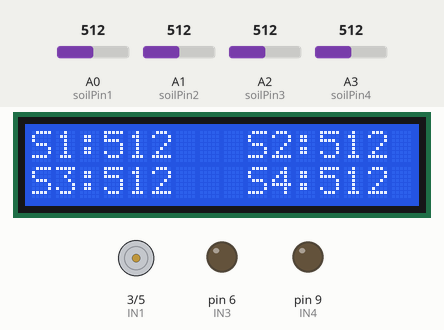
Bench run of a sketch on a simulated Arduino Uno, built with avr-gcc and run on an emulated ATmega328P. Shown: 16×2 character LCD, motor-driver pin pairs drawn as motors (green arrow = first pin HIGH = forward, orange = second pin HIGH = backward, longer = more drive), output pins drawn as LEDs (lit = HIGH). Inputs (shaded band) come from the test bench; at power-on: A0 (soilPin1) = 512, A1 (soilPin2) = 512, A2 (soilPin3) = 512, A3 (soilPin4) = 512.

Above: at 1.3 s.
1.4 s: A0 (soilPin1) set to 543
At 1.8 s:
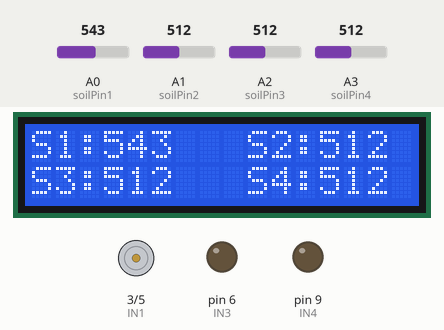
3.0 s: A0 (soilPin1) set to 566
At 4.6 s:
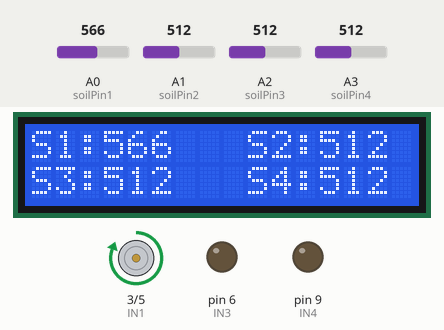
Timing chart, 0 to 7.9 s (numbered marks = the images above; inputs shaded):
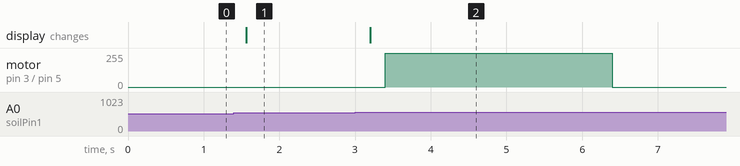

Measured:
- the behaviour switches between 550 and 551 on A0 (soilPin1) (found by bisection; images 1 and 2)
- after the input at 1.4 s, the display: changes after 0.16 s (image 1)
- after the input at 3.0 s, motor on pin 3 (IN1) / pin 5 (IN2): stopped → forward 255/255 after 0.40 s, → stopped 3.0 s later; the display: changes after 0.20 s (image 2)

The sketch:

code6.ino
```cpp
#include <Wire.h>
#include <LiquidCrystal_I2C.h>
LiquidCrystal_I2C lcd(0x27,16,2);  // LCD的通信地址的0x27,2行显示16个字符
#define soilPin1 A0                //定义土壤传感器引脚
#define soilPin2 A1
#define soilPin3 A2
#define soilPin4 A3
#define IN1 3                     //定义水泵引脚
#define IN2 5
#define IN3 6
#define IN4 9

int count, count_flag;

void setup()
{
  lcd.init();                      // 初始化lcd
  lcd.init();
  //LCD清屏
  lcd.backlight();
}


void loop()
{
  pinMode(IN1, OUTPUT);
  pinMode(IN2, OUTPUT);     //设置引脚为输出
  pinMode(IN3, OUTPUT);
  pinMode(IN4, OUTPUT);
  int val1 = analogRead(soilPin1);
  int val2 = analogRead(soilPin2);
  int val3 = analogRead(soilPin3);
  int val4 = analogRead(soilPin4);

  //LCD上打印数值
  lcd.setCursor(0,0);
  lcd.print("S1:");
  lcd.setCursor(3,0);
  lcd.print(val1);
  lcd.setCursor(7,0);
  lcd.print(" ");
  lcd.setCursor(9,0);
  lcd.print("S2:");
  lcd.setCursor(12,0);
  lcd.print(val2);

  lcd.setCursor(0,1);
  lcd.print("S3:");
  lcd.setCursor(3,1);
  lcd.print(val3);
  lcd.setCursor(7,1);
  lcd.print(" ");
  lcd.setCursor(9,1);
  lcd.print("S4:");
  lcd.setCursor(12,1);
  lcd.print(val4);
  delay(200);
  count = count + 1;
  if(count >= 50)  //10秒钟后，关闭lCD1602背光
  {
    count = 50;
    lcd.noBacklight();
  }
  if(val1 > 550){             //当土壤的湿度大于550时水泵开始抽水（实际的土壤湿度越大数值越小，数值小于550就停止抽水）
    lcd.backlight();
    count = 0;
    digitalWrite(IN1, HIGH);  //打开水泵 1
    delay(3000);              //延时3S
    digitalWrite(IN1, LOW);   //关闭水泵1
    delay(5000);              //延时5S
  }else{
    digitalWrite(IN1, LOW);
  }
  if(val2 > 550){
    lcd.backlight();
    count = 0;
    digitalWrite(IN2, HIGH);
    delay(3000);
    digitalWrite(IN2, LOW);
    delay(5000);
  }else{
    digitalWrite(IN2, LOW);
  }
  if(val3 > 550){
    lcd.backlight();
    count = 0;
    digitalWrite(IN3, HIGH);
    delay(3000);
    digitalWrite(IN3, LOW);
    delay(5000);
  }else{
    digitalWrite(IN3, LOW);
  }
  if(val4 > 550){
    lcd.backlight();
    count = 0;
    digitalWrite(IN4, HIGH);
    delay(3000);
    digitalWrite(IN4, LOW);
    delay(5000);
  }else{
    digitalWrite(IN4, LOW);
  }
}
```
